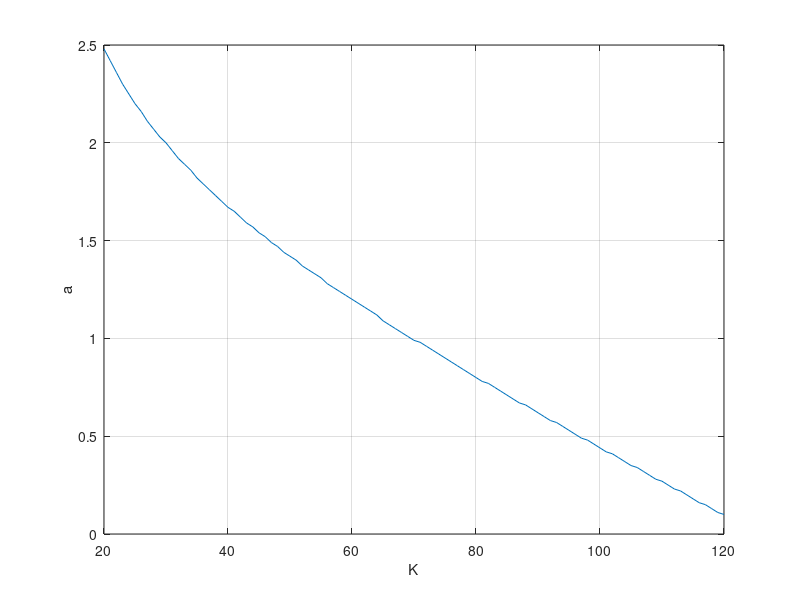

Write the MATLAB code that produced this figure.
% Chapter 6: Figure 6.16, p. 317
%
%   The a-K stability region for the two track vehicle
%   control problem.
%
a=[0.1:0.01:3.0]; K=[20:1:120];
x=0*K; y=0*K;
n=length(K); m=length(a);
for i=1:n
 for j=1:m
  q=[1, 8, 17, K(i)+10, K(i)*a(j)];
  p=roots(q);
  if max(real(p)) > 0, x(i)=K(i); y(i)=a(j-1); break; end
 end
end
plot(x,y), grid, xlabel('K'), ylabel('a')
